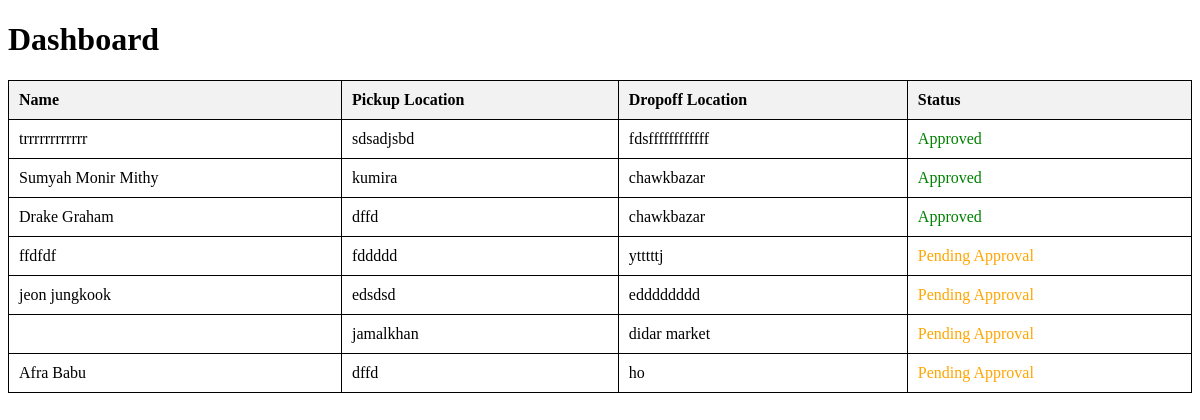
The app's page /testdashboard/ with its own data.
### main/models.py (models this page shows, shortened)
class Booking(models.Model):
    STATUS_CHOICES = [
        ('pending', 'Pending'),
        ('approved', 'Approved'),
        ('rejected', 'Rejected'),
    ]
    customerid = models.ForeignKey('RiderRegister', on_delete=models.CASCADE, related_name='customer_bookings',null=True, blank=True)
    driverid = models.ForeignKey('CarRegister', on_delete=models.CASCADE, null=True, blank=True, related_name='driver_bookings')
    name = models.CharField(max_length=100)
    phone_number = models.CharField(max_length=15)
    pickup_location = models.CharField(max_length=255)
    pickup_date = models.DateField(default=datetime.date(1999, 10, 10))
    pickup_time = models.TimeField(default=datetime.time(0, 0))
    dropoff_location = models.CharField(max_length=255)
    dropoff_date = models.DateField(default=datetime.date(1999, 10, 10))
    dropoff_time = models.TimeField(default=datetime.time(0, 0))
    status = models.CharField(max_length=20, choices=STATUS_CHOICES, default='pending')

### main/views.py (the view)
def testdashboard(request):
    user_bookings = Booking.objects.all()  # Filter based on user if you have user accounts
    return render(request, 'testdashboard.html', {'bookings': user_bookings})

### main/context_processors.py (called while the page is built, shortened)
def profile_pic(request):
    return {'profile_pic': 'profilepic/profile.jpg'}

### main/templates/testdashboard.html (shortened to what this page needs)
<!DOCTYPE html>
<html lang="en">
<head>
  <link rel="stylesheet" href="https://cdnjs.cloudflare.com/ajax/libs/font-awesome/6.0.0/css/all.min.css">
</head>
<body>
  <h1>Dashboard</h1>
  <table>
    <thead>
      <tr>
        <th>Name</th>
        <th>Pickup Location</th>
        <th>Dropoff Location</th>
        <th>Status</th>
      </tr>
    </thead>
    <tbody>
      {% for booking in bookings %}
        <tr>
          <td>{{ booking.name }}</td>
          <td>{{ booking.pickup_location }}</td>
          <td>{{ booking.dropoff_location }}</td>
          <td class="{% if booking.status == 'approved' %}approved{% else %}pending{% endif %}">
            {% if booking.status == 'approved' %}
                Approved
            {% else %}
                Pending Approval
            {% endif %}
        </td>
        </tr>
      {% endfor %}
    </tbody>
  </table>
</body>
</html>

### main/templates/testdashboard.html (style rules this page uses)
table { width: 100%; border-collapse: collapse; }
table, th, td { border: 1px solid black; }
th, td { padding: 10px; text-align: left; }
th { background-color: #f2f2f2; }
.approved { color: green; }
.pending { color: orange; }

### records on screen
Booking: name "trrrrrrrrrrrr", pickup_location "sdsadjsbd", dropoff_location "fdsffffffffffff", status "Approved"
Booking: name "Sumyah Monir Mithy", pickup_location "kumira", dropoff_location "chawkbazar", status "Approved"
Booking: name "Drake Graham", pickup_location "dffd", dropoff_location "chawkbazar", status "Approved"
Booking: name "ffdfdf", pickup_location "fddddd", dropoff_location "ytttttj", status "Pending Approval"
Booking: name "jeon jungkook", pickup_location "edsdsd", dropoff_location "edddddddd", status "Pending Approval"
Booking: pickup_location "jamalkhan", dropoff_location "didar market", status "Pending Approval"
Booking: name "Afra Babu", pickup_location "dffd", dropoff_location "ho", status "Pending Approval"
